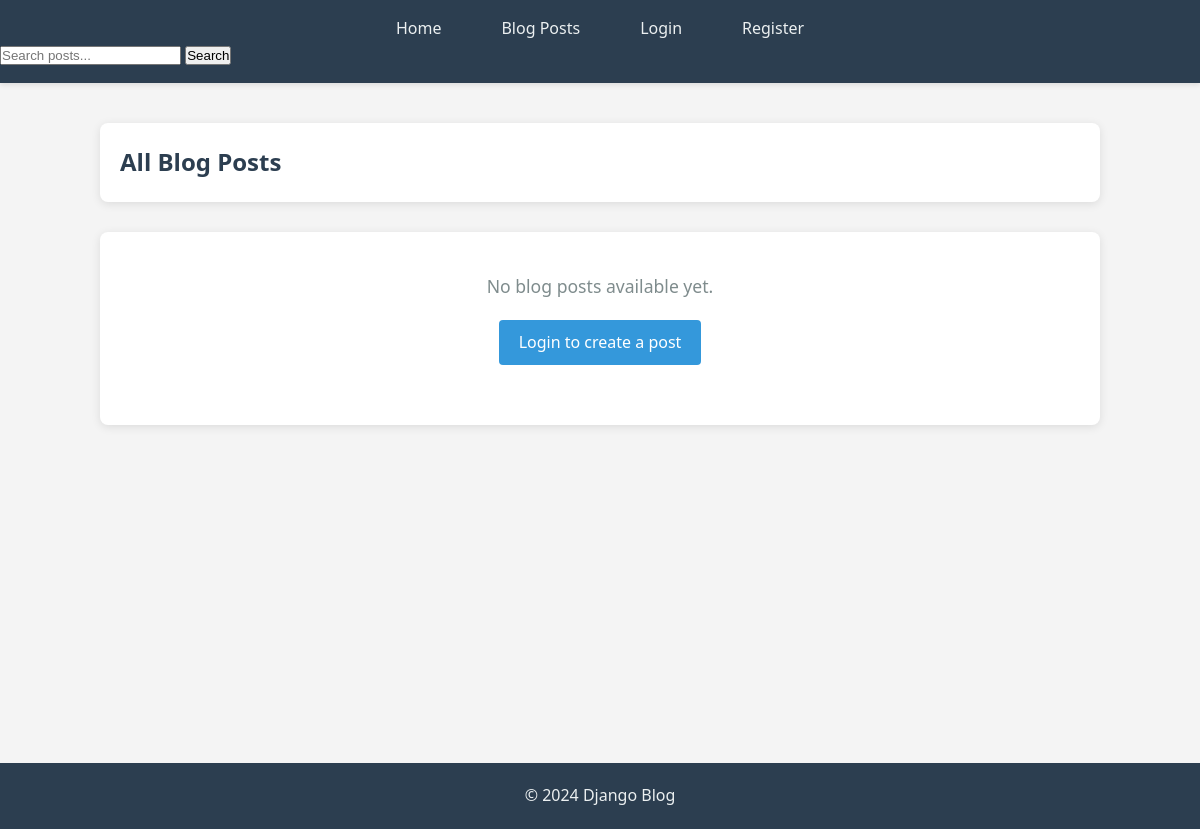
/posts/, run on an earlier commit of the app's database.
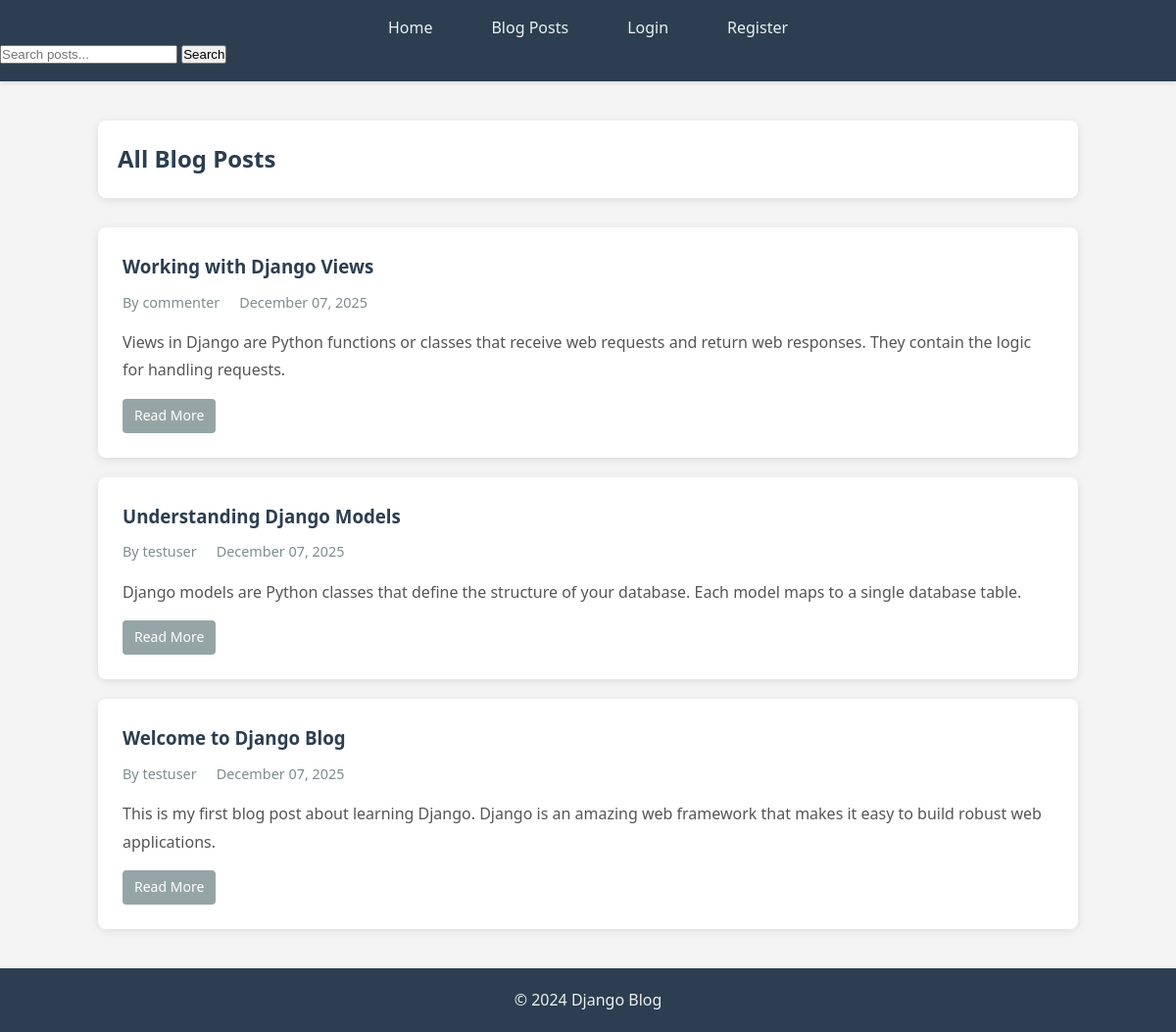
And on a later commit of the database.
### blog/models.py (models this page shows, shortened)
class Post(models.Model):
    title = models.CharField(max_length=200)
    content = models.TextField()
    published_date = models.DateTimeField(auto_now_add=True)
    author = models.ForeignKey(User, on_delete=models.CASCADE, related_name='posts')
    tags = TaggableManager()  # Tagging functionality using django-taggit
    class Meta:
        ordering = ['-published_date']

### blog/views.py (the view)
class PostListView(ListView):
    model = Post
    template_name = 'blog/post_list.html'
    context_object_name = 'posts'
    paginate_by = 10
    ordering = ['-published_date']

### blog/templates/blog/post_list.html (shortened to what this page needs)
{% extends 'blog/base.html' %}
{% load static %}
{% block content %}
<div class="posts-container">
    <div class="posts-header">
        <h2>All Blog Posts</h2>
    </div>
    {% if posts %}
    <div class="posts-list">
        {% for post in posts %}
        <article class="post-item">
            <div class="post-header">
                <h3><a href="{% url 'post-detail' post.pk %}">{{ post.title }}</a></h3>
                <div class="post-meta">
                    <span class="post-author">By {{ post.author.username }}</span>
                    <span class="post-date">{{ post.published_date|date:"F d, Y" }}</span>
                </div>
            </div>
            <div class="post-excerpt">
                {{ post.content|truncatewords:50 }}
            </div>
            <div class="post-actions">
                <a href="{% url 'post-detail' post.pk %}" class="btn btn-secondary btn-sm">Read More</a>
            </div>
        </article>
        {% endfor %}
    </div>
    {% else %}
    <div class="no-posts">
        <p>No blog posts available yet.</p>
        {% if user.is_authenticated %}
        <p><a href="{% url 'post-create' %}" class="btn btn-primary">Create the first post!</a></p>
        {% else %}
        <p><a href="{% url 'login' %}" class="btn btn-primary">Login to create a post</a></p>
        {% endif %}
    </div>
    {% endif %}
</div>
{% endblock %}

### blog/templates/blog/base.html (shortened to what this page needs)
{% load static %}
<!DOCTYPE html>
<html lang="en">
<head>
    <link rel="stylesheet" href="{% static 'css/styles.css' %}">
    <link rel="stylesheet" href="{% static 'css/blog_posts.css' %}">
    <link rel="stylesheet" href="{% static 'css/comments.css' %}">
</head>
<body>
    <header>
        <nav>
            <ul>
                <li><a href="{% url 'home' %}">Home</a></li>
                <li><a href="{% url 'posts' %}">Blog Posts</a></li>
                {% if user.is_authenticated %}
                <li><a href="{% url 'profile' %}">Profile</a></li>
                <li><a href="{% url 'logout' %}">Logout</a></li>
                <li class="welcome-msg">Welcome, {{ user.username }}!</li>
                {% else %}
                <li><a href="{% url 'login' %}">Login</a></li>
                <li><a href="{% url 'register' %}">Register</a></li>
                {% endif %}
            </ul>
            <div class="search-container">
                <form action="{% url 'search' %}" method="get" class="search-form">
                    <input type="text" name="q" placeholder="Search posts..." class="search-input" value="{{ request.GET.q }}">
                    <button type="submit" class="search-button">Search</button>
                </form>
            </div>
        </nav>
    </header>
    <div class="content">
        {% block content %}{% endblock %}
    </div>
    <footer>
        <p>&copy; 2024 Django Blog</p>
    </footer>
</body>
</html>

### static/css/styles.css (style rules this page uses)
* { margin: 0; padding: 0; box-sizing: border-box; }
body { font-family: 'Segoe UI', Tahoma, Geneva, Verdana, sans-serif; line-height: 1.6; color: #333; background-color: #f4f4f4; }
header { background-color: #2c3e50; color: #ecf0f1; padding: 1rem 0; box-shadow: 0 2px 5px rgba(0, 0, 0, 0.1); }
nav ul { list-style: none; display: flex; justify-content: center; align-items: center; flex-wrap: wrap; padding: 0 20px; }
nav ul li { margin: 0 15px; }
nav ul li a { color: #ecf0f1; text-decoration: none; padding: 8px 15px; transition: background-color 0.3s ease; border-radius: 4px; }
.content { max-width: 1200px; margin: 40px auto; padding: 0 20px; min-height: calc(100vh - 200px); }
footer { background-color: #2c3e50; color: #ecf0f1; text-align: center; padding: 20px 0; margin-top: 40px; }
.btn { padding: 10px 20px; border: none; border-radius: 4px; cursor: pointer; font-size: 16px; text-decoration: none; display: inline-block; text-align: center; transition: background-color 0.3s ease; }
.btn-secondary { background-color: #95a5a6; color: white; }

### static/css/blog_posts.css (style rules this page uses)
.posts-container { max-width: 1000px; margin: 0 auto; }
.posts-header { display: flex; justify-content: space-between; align-items: center; margin-bottom: 30px; padding: 20px; background: white; border-radius: 8px; box-shadow: 0 2px 10px rgba(0, 0, 0, 0.1); }
.posts-header h2 { color: #2c3e50; margin: 0; }
.posts-list { display: flex; flex-direction: column; gap: 20px; }
.post-item { background: white; padding: 25px; border-radius: 8px; box-shadow: 0 2px 10px rgba(0, 0, 0, 0.1); transition: transform 0.2s ease, box-shadow 0.2s ease; }
.post-header h3 { margin: 0 0 10px 0; color: #2c3e50; }
.post-header h3 a { color: #2c3e50; text-decoration: none; transition: color 0.3s ease; }
.post-meta { display: flex; gap: 20px; color: #7f8c8d; font-size: 0.9em; margin-bottom: 15px; }
.post-author, .post-date { display: flex; align-items: center; }
.post-excerpt { color: #555; line-height: 1.8; margin-bottom: 15px; }
.post-actions { display: flex; gap: 10px; flex-wrap: wrap; }
.btn-sm { padding: 6px 12px; font-size: 14px; }

What changed in the data, as far as the page shows it:
added Post: title "Working with Django Views", author.username "commenter", published_date "December 07, 2025", content "Views in Django are Python functions or classes that receive web requests and return web responses. They contain the logic for handling requests."
added Post: title "Understanding Django Models", author.username "testuser", published_date "December 07, 2025", content "Django models are Python classes that define the structure of your database. Each model maps to a single database table."
added Post: title "Welcome to Django Blog", author.username "testuser", published_date "December 07, 2025", content "This is my first blog post about learning Django. Django is an amazing web framework that makes it easy to build robust web applications."
Also different on the page:
text no longer shown: "No blog posts available yet. Login to create a post"
